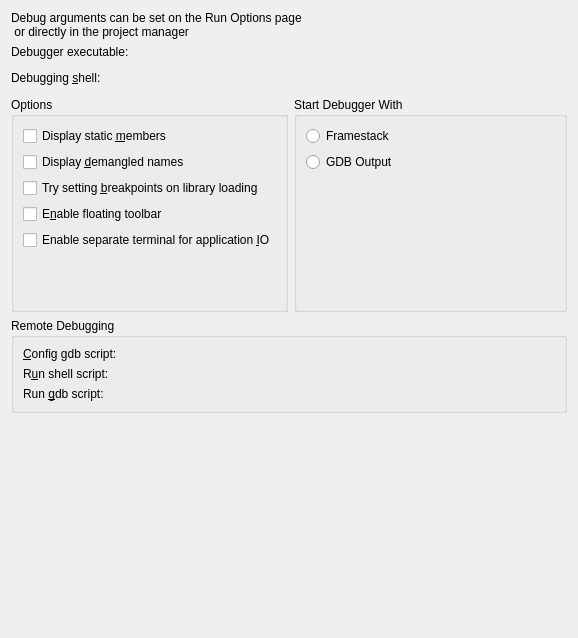
<?xml version="1.0" encoding="UTF-8"?>
<ui version="4.0">
 <class>DebuggerConfigWidget</class>
 <widget class="QWidget" name="DebuggerConfigWidget">
  <property name="geometry">
   <rect>
    <x>0</x>
    <y>0</y>
    <width>578</width>
    <height>638</height>
   </rect>
  </property>
  <property name="windowTitle">
   <string>Debugger Configuration</string>
  </property>
  <property name="toolTip">
   <string/>
  </property>
  <property name="whatsThis">
   <string/>
  </property>
  <layout class="QVBoxLayout">
   <item>
    <widget class="QLabel" name="textLabel1">
     <property name="text">
      <string>Debug arguments can be set on the Run Options page
 or directly in the project manager</string>
     </property>
     <property name="wordWrap">
      <bool>false</bool>
     </property>
    </widget>
   </item>
   <item>
    <widget class="QLabel" name="gdbPath_label">
     <property name="sizePolicy">
      <sizepolicy hsizetype="Maximum" vsizetype="Preferred">
       <horstretch>0</horstretch>
       <verstretch>0</verstretch>
      </sizepolicy>
     </property>
     <property name="text">
      <string>Debugger executable:</string>
     </property>
     <property name="wordWrap">
      <bool>false</bool>
     </property>
     <property name="buddy">
      <cstring>kcfg_gdbPath</cstring>
     </property>
    </widget>
   </item>
   <item>
    <widget class="KUrlRequester" name="kcfg_gdbPath">
     <property name="toolTip">
      <string>Gdb executable</string>
     </property>
     <property name="whatsThis">
      <string>To run &quot;gdb&quot; binary from $PATH, leave this field empty. To run custom gdb, for example, for a different architecture, enter the executable name here. You can either run gdb from $PATH, but with a different name (say, &quot;arm-gdb&quot;), by typing the name here, or specify full path to the gdb executable.</string>
     </property>
    </widget>
   </item>
   <item>
    <widget class="QLabel" name="debuggingShell_label">
     <property name="sizePolicy">
      <sizepolicy hsizetype="Maximum" vsizetype="Preferred">
       <horstretch>0</horstretch>
       <verstretch>0</verstretch>
      </sizepolicy>
     </property>
     <property name="toolTip">
      <string>Run gdb in a special shell (mainly for automake projects)</string>
     </property>
     <property name="whatsThis">
      <string>If you want gdb to be executed by a special shell or tool insert it here. The main use-case is for Automake based projects where the application is actually only a script and libtool is needed to get it to run inside gdb.</string>
     </property>
     <property name="text">
      <string>Debugging &amp;shell:</string>
     </property>
     <property name="wordWrap">
      <bool>false</bool>
     </property>
     <property name="buddy">
      <cstring>kcfg_debuggingShell</cstring>
     </property>
    </widget>
   </item>
   <item>
    <widget class="KUrlRequester" name="kcfg_debuggingShell">
     <property name="toolTip">
      <string>Run gdb in a special shell (mainly for automake projects)</string>
     </property>
     <property name="whatsThis">
      <string>If you want gdb to be executed by a special shell or tool insert it here. The main use-case is for Automake based projects where the application is actually only a script and &lt;b&gt;libtool&lt;/b&gt; is needed to get it to run inside gdb.</string>
     </property>
    </widget>
   </item>
   <item>
    <layout class="QHBoxLayout">
     <item>
      <widget class="QGroupBox" name="groupBox_2">
       <property name="title">
        <string>Options</string>
       </property>
       <layout class="QVBoxLayout">
        <item>
         <widget class="QCheckBox" name="kcfg_displayStaticMembers">
          <property name="whatsThis">
           <string>Displaying static members makes GDB slower in
producing data within KDE and Qt.
It may change the &quot;signature&quot; of the data
which QString and friends rely on,
but if you need to debug into these values then
check this option.</string>
          </property>
          <property name="text">
           <string>Display static &amp;members</string>
          </property>
         </widget>
        </item>
        <item>
         <widget class="QCheckBox" name="kcfg_asmDemangle">
          <property name="whatsThis">
           <string>When displaying the disassembled code you
can select to see the methods' mangled names.
However, non-mangled names are easier to read.</string>
          </property>
          <property name="text">
           <string>Display &amp;demangled names</string>
          </property>
         </widget>
        </item>
        <item>
         <widget class="QCheckBox" name="kcfg_breakOnLoadingLibrary">
          <property name="whatsThis">
           <string>If GDB has not seen a library that will be loaded via
&quot;dlopen&quot; then it will refuse to set a breakpoint in that code.
With this option, GDB will stop on a library load and hence
try to set the pending breakpoints. See the documentation
for more details relating to this behavior.

If you are not &quot;dlopen&quot;ing libs then leave this unchecked.</string>
          </property>
          <property name="text">
           <string>Try setting &amp;breakpoints on library loading</string>
          </property>
         </widget>
        </item>
        <item>
         <widget class="QCheckBox" name="kcfg_enableFloatingToolBar">
          <property name="whatsThis">
           <string>Use the floating toolbar. This toolbar always stays
on top of all windows so that if the app covers KDevelop
you have control of the app through the small toolbar. It
can also be docked into the panel.

This toolbar is in addition to the toolbar in KDevelop.</string>
          </property>
          <property name="text">
           <string>E&amp;nable floating toolbar</string>
          </property>
         </widget>
        </item>
        <item>
         <widget class="QCheckBox" name="kcfg_dbgTerminal">
          <property name="whatsThis">
           <string>This allows you to enter terminal input when your
application contains terminal input code (e.g. cin, fgets, etc.).
If you use terminal input in your application then check this option.
Otherwise leave it unchecked.</string>
          </property>
          <property name="text">
           <string>Enable separate terminal for application &amp;IO</string>
          </property>
         </widget>
        </item>
        <item>
         <spacer>
          <property name="orientation">
           <enum>Qt::Vertical</enum>
          </property>
          <property name="sizeHint" stdset="0">
           <size>
            <width>20</width>
            <height>40</height>
           </size>
          </property>
         </spacer>
        </item>
       </layout>
      </widget>
     </item>
     <item>
      <widget class="QGroupBox" name="groupBox_4">
       <property name="title">
        <string>Start Debugger With</string>
       </property>
       <layout class="QVBoxLayout">
        <item>
         <widget class="QRadioButton" name="startWithFramestack">
          <property name="text">
           <string>Framestack</string>
          </property>
         </widget>
        </item>
        <item>
         <widget class="QRadioButton" name="kcfg_startWithGdb">
          <property name="text">
           <string>GDB Output</string>
          </property>
         </widget>
        </item>
        <item>
         <spacer>
          <property name="orientation">
           <enum>Qt::Vertical</enum>
          </property>
          <property name="sizeHint" stdset="0">
           <size>
            <width>20</width>
            <height>40</height>
           </size>
          </property>
         </spacer>
        </item>
       </layout>
      </widget>
     </item>
    </layout>
   </item>
   <item>
    <widget class="QGroupBox" name="groupBox">
     <property name="whatsThis">
      <string>This script is intended for the actual commands needed to connect to a remotely running executable.
	shell sleep 5	wait for remote program to start
	target remote ...	connect to the remote debugger
	continue	[optional] run debugging to the first breakpoint</string>
     </property>
     <property name="title">
      <string>Remote Debugging</string>
     </property>
     <layout class="QGridLayout">
      <item row="0" column="0">
       <widget class="QLabel" name="configGdbScript_label">
        <property name="text">
         <string>&amp;Config gdb script:</string>
        </property>
        <property name="wordWrap">
         <bool>false</bool>
        </property>
        <property name="buddy">
         <cstring>kcfg_configGdbScript</cstring>
        </property>
       </widget>
      </item>
      <item row="0" column="1">
       <widget class="KUrlRequester" name="kcfg_configGdbScript">
        <property name="toolTip">
         <string>Gdb configure script</string>
        </property>
        <property name="whatsThis">
         <string>This script is sourced by gdb when the debugging starts.</string>
        </property>
       </widget>
      </item>
      <item row="1" column="0">
       <widget class="QLabel" name="runShellScript_label">
        <property name="toolTip">
         <string/>
        </property>
        <property name="text">
         <string comment="Shell script to be executed at run time">R&amp;un shell script:</string>
        </property>
        <property name="wordWrap">
         <bool>false</bool>
        </property>
        <property name="buddy">
         <cstring>kcfg_runShellScript</cstring>
        </property>
       </widget>
      </item>
      <item row="1" column="1">
       <widget class="KUrlRequester" name="kcfg_runShellScript">
        <property name="toolTip">
         <string>Script to start remote application</string>
        </property>
        <property name="whatsThis">
         <string>This shell script is run after the Config gdb script has been sourced by gdb.
When debugging remotely this script is intended to actually start the remote process.
[It is expected that the debug executable can be reached on the target, maybe by downloading it as a final build step]
1) Find a way to execute a command remotely - rsh, ssh, telnet, ...
2a) Execute &quot;gdbserver ... application&quot; on target.
or if your executable contains the gdb stub
2b) Execute &quot;application&quot; on target.</string>
        </property>
       </widget>
      </item>
      <item row="2" column="0">
       <widget class="QLabel" name="runGdbScript_label">
        <property name="text">
         <string comment="Gdb script to be executed at run time.">Run &amp;gdb script:</string>
        </property>
        <property name="wordWrap">
         <bool>false</bool>
        </property>
        <property name="buddy">
         <cstring>kcfg_runGdbScript</cstring>
        </property>
       </widget>
      </item>
      <item row="2" column="1">
       <widget class="KUrlRequester" name="kcfg_runGdbScript">
        <property name="toolTip">
         <string>Script to connect with remote application</string>
        </property>
        <property name="whatsThis">
         <string>This script is sourced by gdb after the two preceding scripts have been executed.
This script is intended for the actual commands needed to connect to a remotely running executable.
	shell sleep 5	wait for remote program to start
	target remote ...	connect to the remote debugger
	continue	[optional] run debugging to the first breakpoint.</string>
        </property>
       </widget>
      </item>
     </layout>
    </widget>
   </item>
   <item>
    <spacer>
     <property name="orientation">
      <enum>Qt::Vertical</enum>
     </property>
     <property name="sizeType">
      <enum>QSizePolicy::Expanding</enum>
     </property>
     <property name="sizeHint" stdset="0">
      <size>
       <width>20</width>
       <height>16</height>
      </size>
     </property>
    </spacer>
   </item>
  </layout>
 </widget>
 <customwidgets>
  <customwidget>
   <class>KUrlRequester</class>
   <extends>QFrame</extends>
   <header>kurlrequester.h</header>
  </customwidget>
 </customwidgets>
 <tabstops>
  <tabstop>kcfg_debuggingShell</tabstop>
  <tabstop>kcfg_gdbPath</tabstop>
  <tabstop>kcfg_displayStaticMembers</tabstop>
  <tabstop>kcfg_asmDemangle</tabstop>
  <tabstop>kcfg_breakOnLoadingLibrary</tabstop>
  <tabstop>kcfg_enableFloatingToolBar</tabstop>
  <tabstop>kcfg_dbgTerminal</tabstop>
  <tabstop>kcfg_configGdbScript</tabstop>
  <tabstop>kcfg_runShellScript</tabstop>
  <tabstop>kcfg_runGdbScript</tabstop>
 </tabstops>
 <includes>
  <include location="local">kurlrequester.h</include>
  <include location="local">klineedit.h</include>
  <include location="local">kpushbutton.h</include>
  <include location="local">kurlrequester.h</include>
  <include location="local">klineedit.h</include>
  <include location="local">kpushbutton.h</include>
  <include location="local">kurlrequester.h</include>
  <include location="local">klineedit.h</include>
  <include location="local">kpushbutton.h</include>
  <include location="local">kurlrequester.h</include>
  <include location="local">klineedit.h</include>
  <include location="local">kpushbutton.h</include>
  <include location="local">kurlrequester.h</include>
  <include location="local">klineedit.h</include>
  <include location="local">kpushbutton.h</include>
 </includes>
 <resources/>
 <connections/>
</ui>
